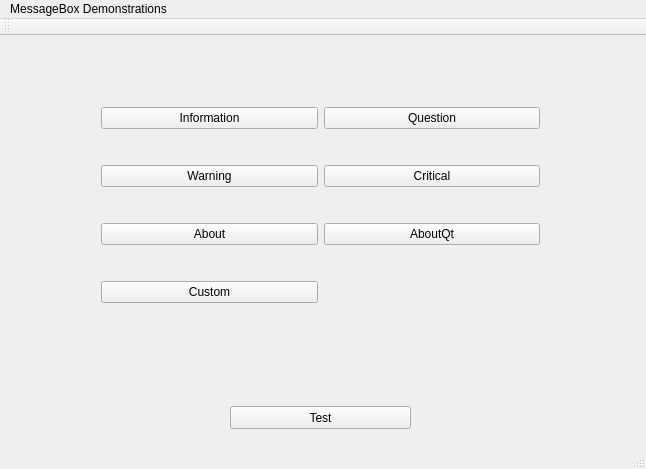
<?xml version="1.0" encoding="UTF-8"?>
<ui version="4.0">
 <class>MainWindow</class>
 <widget class="QMainWindow" name="MainWindow">
  <property name="geometry">
   <rect>
    <x>0</x>
    <y>0</y>
    <width>646</width>
    <height>469</height>
   </rect>
  </property>
  <property name="windowTitle">
   <string>MainWindow</string>
  </property>
  <widget class="QWidget" name="centralWidget">
   <widget class="QPushButton" name="btnFyTest">
    <property name="geometry">
     <rect>
      <x>230</x>
      <y>370</y>
      <width>181</width>
      <height>23</height>
     </rect>
    </property>
    <property name="text">
     <string>Test</string>
    </property>
   </widget>
   <widget class="QWidget" name="">
    <property name="geometry">
     <rect>
      <x>90</x>
      <y>30</y>
      <width>461</width>
      <height>281</height>
     </rect>
    </property>
    <layout class="QGridLayout" name="gridLayout">
     <item row="0" column="0">
      <widget class="QPushButton" name="btnInformation">
       <property name="text">
        <string>Information</string>
       </property>
      </widget>
     </item>
     <item row="0" column="1">
      <widget class="QPushButton" name="btnQuestion">
       <property name="text">
        <string>Question</string>
       </property>
      </widget>
     </item>
     <item row="1" column="0">
      <widget class="QPushButton" name="btnWarning">
       <property name="text">
        <string>Warning</string>
       </property>
      </widget>
     </item>
     <item row="1" column="1">
      <widget class="QPushButton" name="btnCritical">
       <property name="text">
        <string>Critical</string>
       </property>
      </widget>
     </item>
     <item row="2" column="0">
      <widget class="QPushButton" name="btnAbout">
       <property name="text">
        <string>About</string>
       </property>
      </widget>
     </item>
     <item row="2" column="1">
      <widget class="QPushButton" name="btnAboutQt">
       <property name="text">
        <string>AboutQt</string>
       </property>
      </widget>
     </item>
     <item row="3" column="0">
      <widget class="QPushButton" name="btnCustom">
       <property name="text">
        <string>Custom</string>
       </property>
      </widget>
     </item>
    </layout>
   </widget>
  </widget>
  <widget class="QMenuBar" name="menuBar">
   <property name="geometry">
    <rect>
     <x>0</x>
     <y>0</y>
     <width>646</width>
     <height>23</height>
    </rect>
   </property>
   <widget class="QMenu" name="menuMessageBox_Demonstrations">
    <property name="title">
     <string>MessageBox Demonstrations</string>
    </property>
   </widget>
   <addaction name="menuMessageBox_Demonstrations"/>
  </widget>
  <widget class="QToolBar" name="mainToolBar">
   <attribute name="toolBarArea">
    <enum>TopToolBarArea</enum>
   </attribute>
   <attribute name="toolBarBreak">
    <bool>false</bool>
   </attribute>
  </widget>
  <widget class="QStatusBar" name="statusBar"/>
 </widget>
 <layoutdefault spacing="6" margin="11"/>
 <resources/>
 <connections>
  <connection>
   <sender>btnFyTest</sender>
   <signal>clicked()</signal>
   <receiver>MainWindow</receiver>
   <slot>close()</slot>
   <hints>
    <hint type="sourcelabel">
     <x>337</x>
     <y>421</y>
    </hint>
    <hint type="destinationlabel">
     <x>337</x>
     <y>445</y>
    </hint>
   </hints>
  </connection>
 </connections>
</ui>
